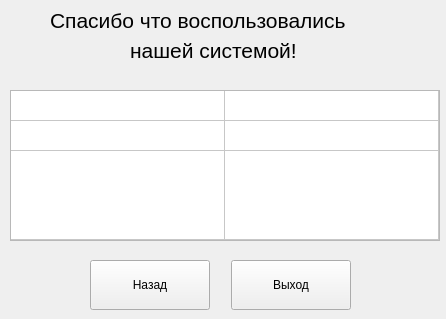
<?xml version="1.0" encoding="UTF-8"?>
<ui version="4.0">
 <class>MainWindow</class>
 <widget class="QMainWindow" name="MainWindow">
  <property name="geometry">
   <rect>
    <x>0</x>
    <y>0</y>
    <width>446</width>
    <height>319</height>
   </rect>
  </property>
  <property name="minimumSize">
   <size>
    <width>446</width>
    <height>319</height>
   </size>
  </property>
  <property name="maximumSize">
   <size>
    <width>446</width>
    <height>319</height>
   </size>
  </property>
  <property name="windowTitle">
   <string>MainWindow</string>
  </property>
  <widget class="QWidget" name="centralwidget">
   <widget class="QLabel" name="label">
    <property name="geometry">
     <rect>
      <x>50</x>
      <y>0</y>
      <width>351</width>
      <height>41</height>
     </rect>
    </property>
    <property name="font">
     <font>
      <family>Segoe UI</family>
      <pointsize>16</pointsize>
     </font>
    </property>
    <property name="text">
     <string>Спасибо что воспользовались</string>
    </property>
   </widget>
   <widget class="QLabel" name="label_2">
    <property name="geometry">
     <rect>
      <x>130</x>
      <y>30</y>
      <width>211</width>
      <height>41</height>
     </rect>
    </property>
    <property name="font">
     <font>
      <family>Segoe UI</family>
      <pointsize>16</pointsize>
     </font>
    </property>
    <property name="text">
     <string>нашей системой!</string>
    </property>
   </widget>
   <widget class="QTableWidget" name="tableWidget">
    <property name="geometry">
     <rect>
      <x>10</x>
      <y>90</y>
      <width>430</width>
      <height>151</height>
     </rect>
    </property>
    <property name="minimumSize">
     <size>
      <width>430</width>
      <height>0</height>
     </size>
    </property>
    <property name="maximumSize">
     <size>
      <width>430</width>
      <height>500</height>
     </size>
    </property>
    <property name="font">
     <font>
      <pointsize>10</pointsize>
     </font>
    </property>
    <property name="autoScroll">
     <bool>true</bool>
    </property>
    <property name="autoScrollMargin">
     <number>10</number>
    </property>
    <property name="dragDropOverwriteMode">
     <bool>false</bool>
    </property>
    <property name="wordWrap">
     <bool>true</bool>
    </property>
    <attribute name="horizontalHeaderVisible">
     <bool>false</bool>
    </attribute>
    <attribute name="horizontalHeaderCascadingSectionResizes">
     <bool>false</bool>
    </attribute>
    <attribute name="horizontalHeaderMinimumSectionSize">
     <number>214</number>
    </attribute>
    <attribute name="horizontalHeaderDefaultSectionSize">
     <number>214</number>
    </attribute>
    <attribute name="horizontalHeaderHighlightSections">
     <bool>false</bool>
    </attribute>
    <attribute name="horizontalHeaderShowSortIndicator" stdset="0">
     <bool>false</bool>
    </attribute>
    <attribute name="horizontalHeaderStretchLastSection">
     <bool>false</bool>
    </attribute>
    <attribute name="verticalHeaderVisible">
     <bool>false</bool>
    </attribute>
    <attribute name="verticalHeaderCascadingSectionResizes">
     <bool>false</bool>
    </attribute>
    <attribute name="verticalHeaderMinimumSectionSize">
     <number>30</number>
    </attribute>
    <attribute name="verticalHeaderDefaultSectionSize">
     <number>30</number>
    </attribute>
    <attribute name="verticalHeaderShowSortIndicator" stdset="0">
     <bool>false</bool>
    </attribute>
    <attribute name="verticalHeaderStretchLastSection">
     <bool>true</bool>
    </attribute>
    <row>
     <property name="text">
      <string/>
     </property>
    </row>
    <row>
     <property name="text">
      <string/>
     </property>
    </row>
    <row>
     <property name="text">
      <string/>
     </property>
    </row>
    <column>
     <property name="text">
      <string/>
     </property>
    </column>
    <column>
     <property name="text">
      <string/>
     </property>
    </column>
    <item row="0" column="0">
     <property name="text">
      <string/>
     </property>
     <property name="flags">
      <set>ItemIsUserCheckable</set>
     </property>
    </item>
    <item row="0" column="1">
     <property name="text">
      <string/>
     </property>
     <property name="font">
      <font>
       <pointsize>10</pointsize>
      </font>
     </property>
    </item>
   </widget>
   <widget class="QPushButton" name="btn_back">
    <property name="geometry">
     <rect>
      <x>90</x>
      <y>260</y>
      <width>120</width>
      <height>50</height>
     </rect>
    </property>
    <property name="font">
     <font>
      <family>Segoe UI</family>
     </font>
    </property>
    <property name="text">
     <string>Назад</string>
    </property>
   </widget>
   <widget class="QPushButton" name="btn_exit">
    <property name="geometry">
     <rect>
      <x>231</x>
      <y>260</y>
      <width>120</width>
      <height>50</height>
     </rect>
    </property>
    <property name="font">
     <font>
      <family>Segoe UI</family>
     </font>
    </property>
    <property name="text">
     <string>Выход</string>
    </property>
   </widget>
  </widget>
 </widget>
 <resources/>
 <connections/>
</ui>
